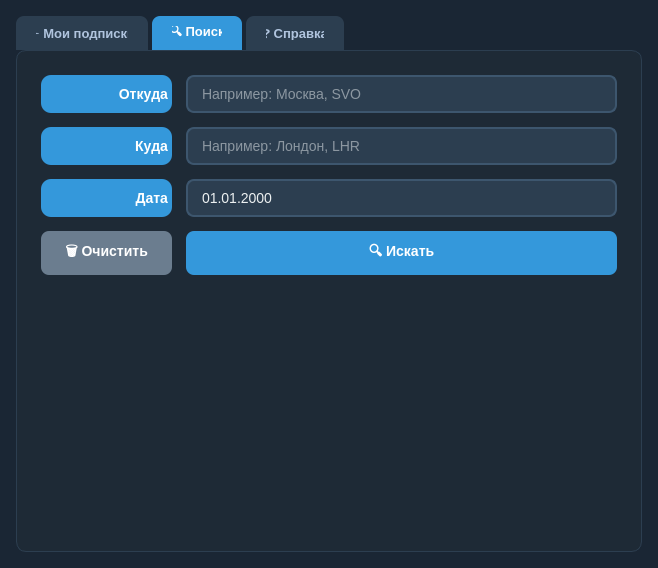
<?xml version="1.0" encoding="UTF-8"?>
<ui version="4.0">
 <class>MainWindow</class>
 <widget class="QMainWindow" name="MainWindow">
  <property name="enabled">
   <bool>true</bool>
  </property>
  <property name="geometry">
   <rect>
    <x>0</x>
    <y>0</y>
    <width>658</width>
    <height>568</height>
   </rect>
  </property>
  <property name="minimumSize">
   <size>
    <width>500</width>
    <height>450</height>
   </size>
  </property>
  <property name="palette">
   <palette>
    <active>
     <colorrole role="WindowText">
      <brush brushstyle="SolidPattern">
       <color alpha="255">
        <red>0</red>
        <green>0</green>
        <blue>0</blue>
       </color>
      </brush>
     </colorrole>
     <colorrole role="Button">
      <brush brushstyle="SolidPattern">
       <color alpha="255">
        <red>26</red>
        <green>38</green>
        <blue>52</blue>
       </color>
      </brush>
     </colorrole>
     <colorrole role="Light">
      <brush brushstyle="SolidPattern">
       <color alpha="255">
        <red>44</red>
        <green>62</green>
        <blue>80</blue>
       </color>
      </brush>
     </colorrole>
     <colorrole role="Midlight">
      <brush brushstyle="SolidPattern">
       <color alpha="255">
        <red>52</red>
        <green>73</green>
        <blue>94</blue>
       </color>
      </brush>
     </colorrole>
     <colorrole role="Dark">
      <brush brushstyle="SolidPattern">
       <color alpha="255">
        <red>20</red>
        <green>30</green>
        <blue>40</blue>
       </color>
      </brush>
     </colorrole>
     <colorrole role="Mid">
      <brush brushstyle="SolidPattern">
       <color alpha="255">
        <red>30</red>
        <green>44</green>
        <blue>58</blue>
       </color>
      </brush>
     </colorrole>
     <colorrole role="Text">
      <brush brushstyle="SolidPattern">
       <color alpha="255">
        <red>255</red>
        <green>255</green>
        <blue>255</blue>
       </color>
      </brush>
     </colorrole>
     <colorrole role="BrightText">
      <brush brushstyle="SolidPattern">
       <color alpha="255">
        <red>52</red>
        <green>152</green>
        <blue>219</blue>
       </color>
      </brush>
     </colorrole>
     <colorrole role="ButtonText">
      <brush brushstyle="SolidPattern">
       <color alpha="255">
        <red>255</red>
        <green>255</green>
        <blue>255</blue>
       </color>
      </brush>
     </colorrole>
     <colorrole role="Base">
      <brush brushstyle="SolidPattern">
       <color alpha="255">
        <red>26</red>
        <green>38</green>
        <blue>52</blue>
       </color>
      </brush>
     </colorrole>
     <colorrole role="Window">
      <brush brushstyle="SolidPattern">
       <color alpha="255">
        <red>26</red>
        <green>38</green>
        <blue>52</blue>
       </color>
      </brush>
     </colorrole>
     <colorrole role="Shadow">
      <brush brushstyle="SolidPattern">
       <color alpha="255">
        <red>0</red>
        <green>0</green>
        <blue>0</blue>
       </color>
      </brush>
     </colorrole>
     <colorrole role="Highlight">
      <brush brushstyle="SolidPattern">
       <color alpha="255">
        <red>52</red>
        <green>152</green>
        <blue>219</blue>
       </color>
      </brush>
     </colorrole>
     <colorrole role="HighlightedText">
      <brush brushstyle="SolidPattern">
       <color alpha="255">
        <red>255</red>
        <green>255</green>
        <blue>255</blue>
       </color>
      </brush>
     </colorrole>
     <colorrole role="AlternateBase">
      <brush brushstyle="SolidPattern">
       <color alpha="255">
        <red>44</red>
        <green>62</green>
        <blue>80</blue>
       </color>
      </brush>
     </colorrole>
     <colorrole role="ToolTipBase">
      <brush brushstyle="SolidPattern">
       <color alpha="255">
        <red>44</red>
        <green>62</green>
        <blue>80</blue>
       </color>
      </brush>
     </colorrole>
     <colorrole role="ToolTipText">
      <brush brushstyle="SolidPattern">
       <color alpha="255">
        <red>236</red>
        <green>240</green>
        <blue>245</blue>
       </color>
      </brush>
     </colorrole>
     <colorrole role="PlaceholderText">
      <brush brushstyle="SolidPattern">
       <color alpha="180">
        <red>150</red>
        <green>165</green>
        <blue>180</blue>
       </color>
      </brush>
     </colorrole>
     <colorrole role="Accent">
      <brush brushstyle="SolidPattern">
       <color alpha="255">
        <red>52</red>
        <green>152</green>
        <blue>219</blue>
       </color>
      </brush>
     </colorrole>
    </active>
    <inactive>
     <colorrole role="WindowText">
      <brush brushstyle="SolidPattern">
       <color alpha="255">
        <red>0</red>
        <green>0</green>
        <blue>0</blue>
       </color>
      </brush>
     </colorrole>
     <colorrole role="Button">
      <brush brushstyle="SolidPattern">
       <color alpha="255">
        <red>26</red>
        <green>38</green>
        <blue>52</blue>
       </color>
      </brush>
     </colorrole>
     <colorrole role="Light">
      <brush brushstyle="SolidPattern">
       <color alpha="255">
        <red>44</red>
        <green>62</green>
        <blue>80</blue>
       </color>
      </brush>
     </colorrole>
     <colorrole role="Midlight">
      <brush brushstyle="SolidPattern">
       <color alpha="255">
        <red>52</red>
        <green>73</green>
        <blue>94</blue>
       </color>
      </brush>
     </colorrole>
     <colorrole role="Dark">
      <brush brushstyle="SolidPattern">
       <color alpha="255">
        <red>20</red>
        <green>30</green>
        <blue>40</blue>
       </color>
      </brush>
     </colorrole>
     <colorrole role="Mid">
      <brush brushstyle="SolidPattern">
       <color alpha="255">
        <red>30</red>
        <green>44</green>
        <blue>58</blue>
       </color>
      </brush>
     </colorrole>
     <colorrole role="Text">
      <brush brushstyle="SolidPattern">
       <color alpha="255">
        <red>255</red>
        <green>255</green>
        <blue>255</blue>
       </color>
      </brush>
     </colorrole>
     <colorrole role="BrightText">
      <brush brushstyle="SolidPattern">
       <color alpha="255">
        <red>52</red>
        <green>152</green>
        <blue>219</blue>
       </color>
      </brush>
     </colorrole>
     <colorrole role="ButtonText">
      <brush brushstyle="SolidPattern">
       <color alpha="255">
        <red>255</red>
        <green>255</green>
        <blue>255</blue>
       </color>
      </brush>
     </colorrole>
     <colorrole role="Base">
      <brush brushstyle="SolidPattern">
       <color alpha="255">
        <red>26</red>
        <green>38</green>
        <blue>52</blue>
       </color>
      </brush>
     </colorrole>
     <colorrole role="Window">
      <brush brushstyle="SolidPattern">
       <color alpha="255">
        <red>26</red>
        <green>38</green>
        <blue>52</blue>
       </color>
      </brush>
     </colorrole>
     <colorrole role="Shadow">
      <brush brushstyle="SolidPattern">
       <color alpha="255">
        <red>0</red>
        <green>0</green>
        <blue>0</blue>
       </color>
      </brush>
     </colorrole>
     <colorrole role="Highlight">
      <brush brushstyle="SolidPattern">
       <color alpha="255">
        <red>52</red>
        <green>152</green>
        <blue>219</blue>
       </color>
      </brush>
     </colorrole>
     <colorrole role="HighlightedText">
      <brush brushstyle="SolidPattern">
       <color alpha="255">
        <red>255</red>
        <green>255</green>
        <blue>255</blue>
       </color>
      </brush>
     </colorrole>
     <colorrole role="AlternateBase">
      <brush brushstyle="SolidPattern">
       <color alpha="255">
        <red>44</red>
        <green>62</green>
        <blue>80</blue>
       </color>
      </brush>
     </colorrole>
     <colorrole role="ToolTipBase">
      <brush brushstyle="SolidPattern">
       <color alpha="255">
        <red>44</red>
        <green>62</green>
        <blue>80</blue>
       </color>
      </brush>
     </colorrole>
     <colorrole role="ToolTipText">
      <brush brushstyle="SolidPattern">
       <color alpha="255">
        <red>236</red>
        <green>240</green>
        <blue>245</blue>
       </color>
      </brush>
     </colorrole>
     <colorrole role="PlaceholderText">
      <brush brushstyle="SolidPattern">
       <color alpha="180">
        <red>150</red>
        <green>165</green>
        <blue>180</blue>
       </color>
      </brush>
     </colorrole>
     <colorrole role="Accent">
      <brush brushstyle="SolidPattern">
       <color alpha="255">
        <red>52</red>
        <green>152</green>
        <blue>219</blue>
       </color>
      </brush>
     </colorrole>
    </inactive>
    <disabled>
     <colorrole role="WindowText">
      <brush brushstyle="SolidPattern">
       <color alpha="255">
        <red>80</red>
        <green>90</green>
        <blue>100</blue>
       </color>
      </brush>
     </colorrole>
     <colorrole role="Button">
      <brush brushstyle="SolidPattern">
       <color alpha="255">
        <red>26</red>
        <green>38</green>
        <blue>52</blue>
       </color>
      </brush>
     </colorrole>
     <colorrole role="Light">
      <brush brushstyle="SolidPattern">
       <color alpha="255">
        <red>44</red>
        <green>62</green>
        <blue>80</blue>
       </color>
      </brush>
     </colorrole>
     <colorrole role="Midlight">
      <brush brushstyle="SolidPattern">
       <color alpha="255">
        <red>52</red>
        <green>73</green>
        <blue>94</blue>
       </color>
      </brush>
     </colorrole>
     <colorrole role="Dark">
      <brush brushstyle="SolidPattern">
       <color alpha="255">
        <red>20</red>
        <green>30</green>
        <blue>40</blue>
       </color>
      </brush>
     </colorrole>
     <colorrole role="Mid">
      <brush brushstyle="SolidPattern">
       <color alpha="255">
        <red>30</red>
        <green>44</green>
        <blue>58</blue>
       </color>
      </brush>
     </colorrole>
     <colorrole role="Text">
      <brush brushstyle="SolidPattern">
       <color alpha="255">
        <red>80</red>
        <green>90</green>
        <blue>100</blue>
       </color>
      </brush>
     </colorrole>
     <colorrole role="BrightText">
      <brush brushstyle="SolidPattern">
       <color alpha="255">
        <red>52</red>
        <green>152</green>
        <blue>219</blue>
       </color>
      </brush>
     </colorrole>
     <colorrole role="ButtonText">
      <brush brushstyle="SolidPattern">
       <color alpha="255">
        <red>150</red>
        <green>160</green>
        <blue>170</blue>
       </color>
      </brush>
     </colorrole>
     <colorrole role="Base">
      <brush brushstyle="SolidPattern">
       <color alpha="255">
        <red>26</red>
        <green>38</green>
        <blue>52</blue>
       </color>
      </brush>
     </colorrole>
     <colorrole role="Window">
      <brush brushstyle="SolidPattern">
       <color alpha="255">
        <red>26</red>
        <green>38</green>
        <blue>52</blue>
       </color>
      </brush>
     </colorrole>
     <colorrole role="Shadow">
      <brush brushstyle="SolidPattern">
       <color alpha="255">
        <red>0</red>
        <green>0</green>
        <blue>0</blue>
       </color>
      </brush>
     </colorrole>
     <colorrole role="HighlightedText">
      <brush brushstyle="SolidPattern">
       <color alpha="255">
        <red>150</red>
        <green>160</green>
        <blue>170</blue>
       </color>
      </brush>
     </colorrole>
     <colorrole role="AlternateBase">
      <brush brushstyle="SolidPattern">
       <color alpha="255">
        <red>44</red>
        <green>62</green>
        <blue>80</blue>
       </color>
      </brush>
     </colorrole>
     <colorrole role="ToolTipBase">
      <brush brushstyle="SolidPattern">
       <color alpha="255">
        <red>44</red>
        <green>62</green>
        <blue>80</blue>
       </color>
      </brush>
     </colorrole>
     <colorrole role="ToolTipText">
      <brush brushstyle="SolidPattern">
       <color alpha="255">
        <red>150</red>
        <green>160</green>
        <blue>170</blue>
       </color>
      </brush>
     </colorrole>
     <colorrole role="PlaceholderText">
      <brush brushstyle="SolidPattern">
       <color alpha="180">
        <red>80</red>
        <green>90</green>
        <blue>100</blue>
       </color>
      </brush>
     </colorrole>
     <colorrole role="Accent">
      <brush brushstyle="SolidPattern">
       <color alpha="255">
        <red>44</red>
        <green>62</green>
        <blue>80</blue>
       </color>
      </brush>
     </colorrole>
    </disabled>
   </palette>
  </property>
  <property name="windowTitle">
   <string>FlyLite — Поиск авиабилетов</string>
  </property>
  <property name="windowIcon">
   <iconset>
    <normaloff>logo.png</normaloff>logo.png</iconset>
  </property>
  <property name="styleSheet">
   <string notr="true">
    QMainWindow {
        background-color: #1a2634;
    }
    QTabWidget::pane {
        border: 1px solid #2c3e50;
        border-radius: 10px;
        background-color: #1e2a36;
        padding: 4px;
    }
    QTabBar::tab {
        background-color: #2c3e50;
        color: #b0c4de;
        padding: 10px 20px;
        margin-right: 4px;
        border-top-left-radius: 8px;
        border-top-right-radius: 8px;
        font-weight: bold;
        font-size: 13px;
        flex: 1;
    }
    QTabBar::tab:selected {
        background-color: #3498db;
        color: white;
    }
    QTabBar::tab:hover:!selected {
        background-color: #3d566e;
    }
    QLabel {
        color: #ecf0f1;
        font-size: 14px;
        font-weight: 500;
        padding: 4px 0px;
    }
    QLineEdit {
        background-color: #2c3e50;
        border: 2px solid #3d566e;
        border-radius: 8px;
        padding: 8px 12px;
        color: #ecf0f1;
        font-size: 14px;
        selection-background-color: #3498db;
    }
    QLineEdit:focus {
        border-color: #3498db;
        background-color: #34495e;
    }
    QDateEdit {
        background-color: #2c3e50;
        border: 2px solid #3d566e;
        border-radius: 8px;
        padding: 8px 12px;
        color: #ecf0f1;
        font-size: 14px;
        selection-background-color: #3498db;
    }
    QDateEdit:focus {
        border-color: #3498db;
        background-color: #34495e;
    }
    QDateEdit::drop-down {
        border: none;
        width: 20px;
    }
    QDateEdit::down-arrow {
        image: none;
        border-left: 6px solid transparent;
        border-right: 6px solid transparent;
        border-top: 8px solid #b0c4de;
        margin-right: 4px;
    }
    QPushButton {
        background-color: #b0c4de;
        color: white;
        border: none;
        border-radius: 8px;
        padding: 10px 24px;
        font-size: 14px;
        font-weight: 600;
        min-width: 80px;
    }
    QPushButton:hover {
        background-color: #b0c4de;
    }
    QPushButton:pressed {
        background-color:  #b0c4de;
        padding-top: 12px;
        padding-bottom: 8px;
    }
   QPushButton#pushButton_delete {
    background-color: #6b7d8f;
}
QPushButton#pushButton_delete:hover {
    background-color: #5e6f80;
}
QPushButton#pushButton_delete:pressed {
    background-color: #516170;
}

QPushButton#pushButton_search {
    background-color: #3498db;
}
QPushButton#pushButton_search:pressed {
    background-color: #1f6a9e;
}QPushButton#pushButton_search {
    background-color: #3498db;
}
QPushButton#pushButton_search:pressed {
    background-color: #1f6a9e;
}
QGridLayout {
        spacing: 12px;
    }
   </string>
  </property>
  <widget class="QWidget" name="centralwidget">
   <layout class="QHBoxLayout" name="horizontalLayout_2">
    <property name="spacing">
     <number>12</number>
    </property>
    <property name="leftMargin">
     <number>16</number>
    </property>
    <property name="topMargin">
     <number>16</number>
    </property>
    <property name="rightMargin">
     <number>16</number>
    </property>
    <property name="bottomMargin">
     <number>16</number>
    </property>
    <item>
     <widget class="QTabWidget" name="tabWidget">
      <property name="sizePolicy">
       <sizepolicy hsizetype="Expanding" vsizetype="Expanding">
        <horstretch>1</horstretch>
        <verstretch>1</verstretch>
       </sizepolicy>
      </property>
      <property name="currentIndex">
       <number>1</number>
      </property>
      <property name="documentMode">
       <bool>false</bool>
      </property>
      <property name="tabsClosable">
       <bool>false</bool>
      </property>
      <property name="movable">
       <bool>false</bool>
      </property>
      <property name="tabBarAutoHide">
       <bool>false</bool>
      </property>
      <widget class="QWidget" name="mysubscribe">
       <property name="sizePolicy">
        <sizepolicy hsizetype="Expanding" vsizetype="Preferred">
         <horstretch>0</horstretch>
         <verstretch>0</verstretch>
        </sizepolicy>
       </property>
       <property name="minimumSize">
        <size>
         <width>400</width>
         <height>0</height>
        </size>
       </property>
       <attribute name="title">
        <string>✈️ Мои подписки</string>
       </attribute>
       <layout class="QVBoxLayout" name="verticalLayout_subscribe">
        <property name="spacing">
         <number>12</number>
        </property>
        <property name="leftMargin">
         <number>16</number>
        </property>
        <property name="topMargin">
         <number>16</number>
        </property>
        <property name="rightMargin">
         <number>16</number>
        </property>
        <property name="bottomMargin">
         <number>16</number>
        </property>
        <item>
         <widget class="QLabel" name="label_subscribe_info">
          <property name="text">
           <string>&lt;h3 style=&quot;color: #3498db;&quot;&gt;📋 Здесь будут ваши подписки&lt;/h3&gt;</string>
          </property>
          <property name="alignment">
           <set>Qt::AlignmentFlag::AlignCenter</set>
          </property>
          <property name="wordWrap">
           <bool>true</bool>
          </property>
         </widget>
        </item>
        <item>
         <spacer name="verticalSpacer_subscribe">
          <property name="orientation">
           <enum>Qt::Orientation::Vertical</enum>
          </property>
          <property name="sizeHint" stdset="0">
           <size>
            <width>20</width>
            <height>40</height>
           </size>
          </property>
         </spacer>
        </item>
       </layout>
      </widget>
      <widget class="QWidget" name="search">
       <attribute name="title">
        <string>🔍 Поиск</string>
       </attribute>
       <layout class="QGridLayout" name="gridLayout">
        <property name="leftMargin">
         <number>20</number>
        </property>
        <property name="topMargin">
         <number>20</number>
        </property>
        <property name="rightMargin">
         <number>20</number>
        </property>
        <property name="bottomMargin">
         <number>20</number>
        </property>
        <property name="spacing">
         <number>14</number>
        </property>
        <item row="4" column="0" colspan="2">
         <layout class="QVBoxLayout" name="verticalLayout_10">
          <property name="spacing">
           <number>8</number>
          </property>
          <item>
           <spacer name="verticalSpacer_search">
            <property name="orientation">
             <enum>Qt::Orientation::Vertical</enum>
            </property>
            <property name="sizeHint" stdset="0">
             <size>
              <width>20</width>
              <height>20</height>
             </size>
            </property>
           </spacer>
          </item>
         </layout>
        </item>
        <item row="3" column="0">
         <widget class="QPushButton" name="pushButton_delete">
          <property name="cursor">
           <cursorShape>PointingHandCursor</cursorShape>
          </property>
          <property name="text">
           <string>🗑️ Очистить</string>
          </property>
         </widget>
        </item>
        <item row="0" column="1">
         <widget class="QLineEdit" name="lineEdit">
          <property name="placeholderText">
           <string>Например: Москва, SVO</string>
          </property>
          <property name="clearButtonEnabled">
           <bool>true</bool>
          </property>
         </widget>
        </item>
        <item row="0" column="0">
         <widget class="QLabel" name="label">
          <property name="font">
           <font>
            <pointsize>-1</pointsize>
            <italic>false</italic>
            <underline>false</underline>
            <kerning>false</kerning>
            <fontweight>Medium</fontweight>
           </font>
          </property>
          <property name="styleSheet">
           <string notr="true">color: rgb(255, 255, 255);
background-color: rgb(52, 152, 219);
border-radius: 10px;</string>
          </property>
          <property name="text">
           <string>Откуда</string>
          </property>
          <property name="alignment">
           <set>Qt::AlignmentFlag::AlignRight|Qt::AlignmentFlag::AlignTrailing|Qt::AlignmentFlag::AlignVCenter</set>
          </property>
         </widget>
        </item>
        <item row="1" column="0">
         <widget class="QLabel" name="label_2">
          <property name="font">
           <font>
            <pointsize>-1</pointsize>
            <kerning>false</kerning>
            <fontweight>Medium</fontweight>
           </font>
          </property>
          <property name="styleSheet">
           <string notr="true">color: rgb(255, 255, 255);
background-color: rgb(52, 152, 219);
border-radius: 10px;</string>
          </property>
          <property name="text">
           <string>Куда</string>
          </property>
          <property name="alignment">
           <set>Qt::AlignmentFlag::AlignRight|Qt::AlignmentFlag::AlignTrailing|Qt::AlignmentFlag::AlignVCenter</set>
          </property>
         </widget>
        </item>
        <item row="3" column="1">
         <widget class="QPushButton" name="pushButton_search">
          <property name="cursor">
           <cursorShape>PointingHandCursor</cursorShape>
          </property>
          <property name="text">
           <string>🔍 Искать</string>
          </property>
          <property name="default">
           <bool>true</bool>
          </property>
         </widget>
        </item>
        <item row="2" column="0">
         <widget class="QLabel" name="label_3">
          <property name="palette">
           <palette>
            <active>
             <colorrole role="WindowText">
              <brush brushstyle="SolidPattern">
               <color alpha="255">
                <red>255</red>
                <green>255</green>
                <blue>255</blue>
               </color>
              </brush>
             </colorrole>
             <colorrole role="Button">
              <brush brushstyle="SolidPattern">
               <color alpha="255">
                <red>52</red>
                <green>152</green>
                <blue>219</blue>
               </color>
              </brush>
             </colorrole>
             <colorrole role="Text">
              <brush brushstyle="SolidPattern">
               <color alpha="255">
                <red>255</red>
                <green>255</green>
                <blue>255</blue>
               </color>
              </brush>
             </colorrole>
             <colorrole role="ButtonText">
              <brush brushstyle="SolidPattern">
               <color alpha="255">
                <red>255</red>
                <green>255</green>
                <blue>255</blue>
               </color>
              </brush>
             </colorrole>
             <colorrole role="Base">
              <brush brushstyle="SolidPattern">
               <color alpha="255">
                <red>52</red>
                <green>152</green>
                <blue>219</blue>
               </color>
              </brush>
             </colorrole>
             <colorrole role="Window">
              <brush brushstyle="SolidPattern">
               <color alpha="255">
                <red>52</red>
                <green>152</green>
                <blue>219</blue>
               </color>
              </brush>
             </colorrole>
             <colorrole role="PlaceholderText">
              <brush brushstyle="SolidPattern">
               <color alpha="128">
                <red>255</red>
                <green>255</green>
                <blue>255</blue>
               </color>
              </brush>
             </colorrole>
            </active>
            <inactive>
             <colorrole role="WindowText">
              <brush brushstyle="SolidPattern">
               <color alpha="255">
                <red>255</red>
                <green>255</green>
                <blue>255</blue>
               </color>
              </brush>
             </colorrole>
             <colorrole role="Button">
              <brush brushstyle="SolidPattern">
               <color alpha="255">
                <red>52</red>
                <green>152</green>
                <blue>219</blue>
               </color>
              </brush>
             </colorrole>
             <colorrole role="Text">
              <brush brushstyle="SolidPattern">
               <color alpha="255">
                <red>255</red>
                <green>255</green>
                <blue>255</blue>
               </color>
              </brush>
             </colorrole>
             <colorrole role="ButtonText">
              <brush brushstyle="SolidPattern">
               <color alpha="255">
                <red>255</red>
                <green>255</green>
                <blue>255</blue>
               </color>
              </brush>
             </colorrole>
             <colorrole role="Base">
              <brush brushstyle="SolidPattern">
               <color alpha="255">
                <red>52</red>
                <green>152</green>
                <blue>219</blue>
               </color>
              </brush>
             </colorrole>
             <colorrole role="Window">
              <brush brushstyle="SolidPattern">
               <color alpha="255">
                <red>52</red>
                <green>152</green>
                <blue>219</blue>
               </color>
              </brush>
             </colorrole>
             <colorrole role="PlaceholderText">
              <brush brushstyle="SolidPattern">
               <color alpha="128">
                <red>255</red>
                <green>255</green>
                <blue>255</blue>
               </color>
              </brush>
             </colorrole>
            </inactive>
            <disabled>
             <colorrole role="WindowText">
              <brush brushstyle="SolidPattern">
               <color alpha="255">
                <red>255</red>
                <green>255</green>
                <blue>255</blue>
               </color>
              </brush>
             </colorrole>
             <colorrole role="Button">
              <brush brushstyle="SolidPattern">
               <color alpha="255">
                <red>52</red>
                <green>152</green>
                <blue>219</blue>
               </color>
              </brush>
             </colorrole>
             <colorrole role="Text">
              <brush brushstyle="SolidPattern">
               <color alpha="255">
                <red>255</red>
                <green>255</green>
                <blue>255</blue>
               </color>
              </brush>
             </colorrole>
             <colorrole role="ButtonText">
              <brush brushstyle="SolidPattern">
               <color alpha="255">
                <red>255</red>
                <green>255</green>
                <blue>255</blue>
               </color>
              </brush>
             </colorrole>
             <colorrole role="Base">
              <brush brushstyle="SolidPattern">
               <color alpha="255">
                <red>52</red>
                <green>152</green>
                <blue>219</blue>
               </color>
              </brush>
             </colorrole>
             <colorrole role="Window">
              <brush brushstyle="SolidPattern">
               <color alpha="255">
                <red>52</red>
                <green>152</green>
                <blue>219</blue>
               </color>
              </brush>
             </colorrole>
             <colorrole role="PlaceholderText">
              <brush brushstyle="SolidPattern">
               <color alpha="128">
                <red>255</red>
                <green>255</green>
                <blue>255</blue>
               </color>
              </brush>
             </colorrole>
            </disabled>
           </palette>
          </property>
          <property name="font">
           <font>
            <pointsize>-1</pointsize>
            <kerning>false</kerning>
            <fontweight>Medium</fontweight>
           </font>
          </property>
          <property name="styleSheet">
           <string notr="true">color: rgb(255, 255, 255);
background-color: rgb(52, 152, 219);
border-radius: 10px;</string>
          </property>
          <property name="text">
           <string>Дата</string>
          </property>
          <property name="alignment">
           <set>Qt::AlignmentFlag::AlignRight|Qt::AlignmentFlag::AlignTrailing|Qt::AlignmentFlag::AlignVCenter</set>
          </property>
         </widget>
        </item>
        <item row="1" column="1">
         <widget class="QLineEdit" name="lineEdit_2">
          <property name="placeholderText">
           <string>Например: Лондон, LHR</string>
          </property>
          <property name="clearButtonEnabled">
           <bool>true</bool>
          </property>
         </widget>
        </item>
        <item row="2" column="1">
         <widget class="QDateEdit" name="dateEdit">
          <property name="maximumDate">
           <date>
            <year>9999</year>
            <month>12</month>
            <day>31</day>
           </date>
          </property>
          <property name="minimumDate">
           <date>
            <year>1752</year>
            <month>9</month>
            <day>14</day>
           </date>
          </property>
          <property name="displayFormat">
           <string>dd.MM.yyyy</string>
          </property>
          <property name="calendarPopup">
           <bool>true</bool>
          </property>
         </widget>
        </item>
       </layout>
      </widget>
      <widget class="QWidget" name="tab_3">
       <attribute name="title">
        <string>❓ Справка</string>
       </attribute>
       <layout class="QVBoxLayout" name="verticalLayout_help">
        <property name="spacing">
         <number>12</number>
        </property>
        <property name="leftMargin">
         <number>16</number>
        </property>
        <property name="topMargin">
         <number>16</number>
        </property>
        <property name="rightMargin">
         <number>16</number>
        </property>
        <property name="bottomMargin">
         <number>16</number>
        </property>
        <item>
         <widget class="QLabel" name="label_help_title">
          <property name="text">
           <string>&lt;h2 style=&quot;color: #3498db;&quot;&gt;ℹ️ О программе&lt;/h2&gt;</string>
          </property>
          <property name="alignment">
           <set>Qt::AlignmentFlag::AlignCenter</set>
          </property>
         </widget>
        </item>
        <item>
         <widget class="QLabel" name="label_help_text">
          <property name="text">
           <string>&lt;p style=&quot;font-size: 14px; color: #ecf0f1;&quot;&gt;
&lt;b&gt;FlyLite&lt;/b&gt; — это удобное приложение для поиска авиабилетов.&lt;br&gt;&lt;br&gt;
✔️ Ищите рейсы по направлению и дате&lt;br&gt;
✔️ Подписывайтесь на обновления цен&lt;br&gt;
✔️ Получайте уведомления о выгодных предложениях&lt;br&gt;&lt;br&gt;
📌 Версия 1.0.0
</string>
          </property>
          <property name="alignment">
           <set>Qt::AlignmentFlag::AlignLeading|Qt::AlignmentFlag::AlignLeft|Qt::AlignmentFlag::AlignVCenter</set>
          </property>
          <property name="wordWrap">
           <bool>true</bool>
          </property>
         </widget>
        </item>
        <item>
         <spacer name="verticalSpacer_help">
          <property name="orientation">
           <enum>Qt::Orientation::Vertical</enum>
          </property>
          <property name="sizeHint" stdset="0">
           <size>
            <width>20</width>
            <height>40</height>
           </size>
          </property>
         </spacer>
        </item>
       </layout>
      </widget>
     </widget>
    </item>
   </layout>
  </widget>
  <action name="en_lang">
   <property name="checkable">
    <bool>false</bool>
   </property>
   <property name="enabled">
    <bool>true</bool>
   </property>
   <property name="icon">
    <iconset>
     <normaloff>en_flag.png</normaloff>en_flag.png</iconset>
   </property>
   <property name="text">
    <string>🇬🇧 Английский</string>
   </property>
  </action>
  <action name="ru_lang">
   <property name="icon">
    <iconset>
     <normaloff>ru_flag.png</normaloff>ru_flag.png</iconset>
   </property>
   <property name="text">
    <string>🇷🇺 Русский</string>
   </property>
  </action>
 </widget>
 <resources/>
 <connections/>
</ui>
